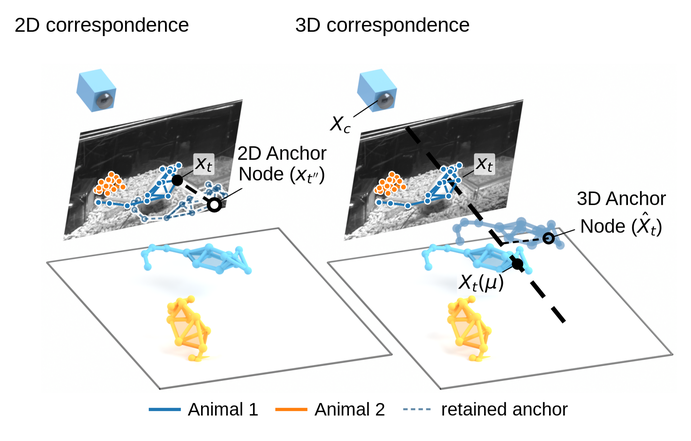
#> input picture figs/figures/drafts/figs/lucid_chen2020_style.png, 691 x 441 px, shrunk from 1436 x 916 before the run
$ python fig6_00_chen_style.py
#> lines starting #> are read from the running program, lines starting #| are printed output that depends on the picture; after the words box and inside, x2 and y2 are one past the last pixel; in counts of white or black regions, pixels touching at a corner belong together
#> in main, a is the input picture: shape (441, 691, 4) float32; mean R, G, B, A 0.9, 0.904, 0.902, 1
### figs/panels/fig2_10_hyp_illustration.py
#!/usr/bin/env python3
"""
Fig 13c -- what a cross-view grouping HYPOTHESIS actually is, next to 13b's count
of them.

13b (`fig2_03_cost_model.py`, reused verbatim as Fig 3's own "b") plots how many
hypotheses exhaustive association considers per frame -- a number, (A!)^C. It
never shows what one hypothesis IS. This panel is the Blender/matplotlib render
built in `blender-images/hyp_fig_scene.py` + `hyp_fig_style.py` (real 3-animal
SLAP-2M session 2022-10-07/10072022142111, frame 6707, real "side"+"top" cameras):
one 3D floor, two real camera views with real photos and instance overlays for
3 animals, all 3x3 candidate cross-view pairings drawn as thin grey lines, and the
3 CORRECT pairings singled out in colour as a closed triangle (image point -> real
3D centroid -> image point). Sitting beside 13b, it turns "(A!)^C hypotheses" into
"here is one hypothesis, and here is why the other eight are wrong."

Placed right after b on instruction (Eric, 2026-08-20: "add
[lucid_hyp_style_sidetop.png] to figure 3 in relation to b"). Fig 3 itself is
UNTOUCHED -- this lives only on Fig 13, the combined Fig-3+Fig-4 draft assembled
by `figs/fig2_sync.py` (see LAYOUTS[13] in assemble.py).

THIRD PASS AT THIS PANEL'S SIZE, and this one gives up on making it big.
Attempt 1 put it beside a/b at third span (Eric: "there is a lot of white space
under a and b ... extend them downwards" -- the row's height was set by this
panel and stranded a/b's shrunken content above dead space). Attempt 2 gave it
the whole page width alone (Eric: "there should be no white space on either side
of the c ... we need it all to stack" -- true, but at 180 mm tall it made the
figure enormous and was still, on its own admission, "too big"; Eric: "we must
use the real estate efficiently"). Both attempts treated this panel as
special -- entitled to a size on its own terms -- which is exactly what kept
producing a mismatched row.

THIS PASS SIZES IT LIKE EVERY OTHER SUPPORTING PANEL: std row height (52 mm),
the same height d, e, f, g, h, i, j already use, so it can share a fully-packed
row instead of anchoring one alone. Width follows from the crop's own aspect
ratio (not hardcoded, so a re-crop keeps this panel filling its box exactly --
same principle `fig1_00_render.py` uses for its two tiles), which happens to
come out near-square (~51 mm) -- see LAYOUTS[13] row 2 (c, d, e: 51 + 57.3 +
57.3 + 8 mm gutters = 173.6 of 180 mm, no dead space). It reads smaller than the
standalone versions of this figure, which is the real trade-off of packing it
at the same scale as a bar chart -- accepted so the row costs no wasted page.

SOURCE IMAGE is drawn, not measured here: regenerate it from
`blender-images/hyp_fig_prep.py` -> `blender-images/hyp_fig_scene.py`
(bpyenv) -> `figs/hyp_fig_style.py` (this repo's own compositor), which writes
`figures/drafts/figs/lucid_hyp_style_sidetop.png`. This script only crops its
thin white margin and drops it into a panel PDF on the house grid.

    python3 figs/panels/fig13_00_hyp_illustration.py
"""
import sys
from pathlib import Path

import matplotlib.image as mpimg
import matplotlib.pyplot as plt
import numpy as np

sys.path.insert(0, str(Path(__file__).resolve().parent.parent))
from src.style import ROW_H, mm, save, use  # noqa: E402

SRC = Path(__file__).resolve().parent.parent / "figures" / "drafts" / "figs" / "lucid_hyp_style_sidetop.png"

#: px of white margin kept around the measured content, and the "is it white"
#: threshold. The render's own background is flat white (not a gradient, unlike
#: the Blender cage renders in fig1_00_render.py), so a plain luminance test is
#: enough -- no gradient/saturation mask needed.
CROP_PAD = 20
WHITE_TH = 0.98


def content_crop(a, pad=CROP_PAD):
#> called with pad = 20
    L = a[:, :, :3].mean(2)
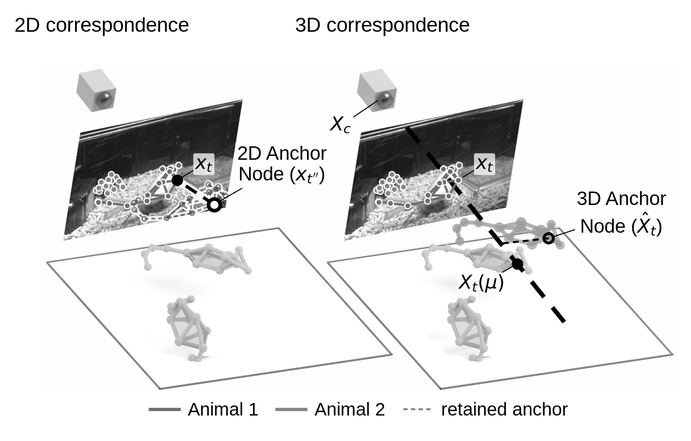
#> L: shape (441, 691) float32; min 0, max 1, mean 0.902
    mask = L < WHITE_TH
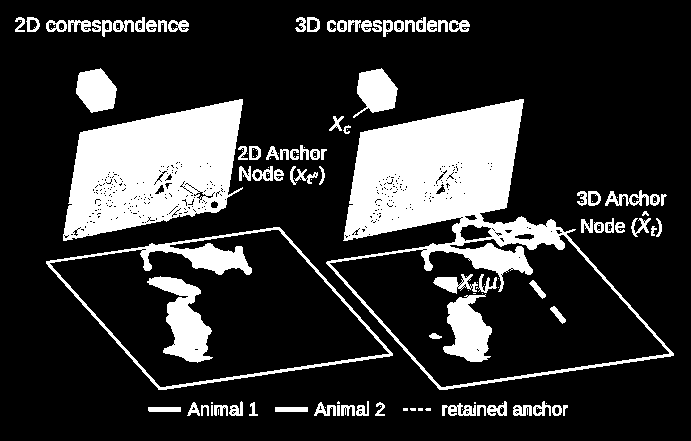
#> mask: shape (441, 691) bool; 19.6% white; 150 white regions (64 under 20 px), largest, box (x1, y1, x2, y2) and area: (326, 99, 674, 390) 22901, (63, 99, 243, 241) 16802, (46, 227, 393, 390) 4039
    ys, xs = np.where(mask)
    if not len(xs) or not len(ys):
        sys.exit("content_crop found no content — is the render empty?")
    h, w = L.shape
    return (max(0, int(xs.min()) - pad), max(0, int(ys.min()) - pad),
            min(w, int(xs.max()) + 1 + pad), min(h, int(ys.max()) + 1 + pad))


# [19 lines left out: function main, not called in this run]


# [2 lines that do not run on import are left out]

### figs/panels/fig6_00_chen_style.py
#!/usr/bin/env python3
"""
Fig 11e -- the tracker's 2D and 3D anchor correspondence, drawn Chen-2020 style,
placed directly above the fresh-anchor parameter sweep it explains.

Eric, 2026-08-25: "fig11 should have [lucid_chen2020_style.png] in it and we need
to integrate it similarly to how we integrated the diagrams in fig13 ... I just
want to have the chen2020 diagram near the fresh anchor parameter sweep so we can
explain that clearly." The diagram shows the two association cost terms as one
scene from one real frame: the 2D term against a RETAINED 2D anchor in the image
(dashed outline -- the thing the stale window evicts), and the 3D term as the
detection's back-projected ray against the 3D anchor node. The sweep row below
(fig11f, Fig 8d) varies exactly how stale that retained anchor may grow, so the
two panels are one argument: what the anchor is, then what its age costs.

Integration follows fig13's pattern exactly (`fig13_00_hyp_illustration.py`):
the source PNG is DRAWN elsewhere -- `blender-images/fig_chen_correspondence.py`
(bpyenv render) -> `figs/fig_chen2020_style.py` (this repo's compositor, which
writes `figures/drafts/figs/lucid_chen2020_style.png`; since 2026-08-25 without
internal "(a)/(b)" sub-letters, which would clash with this figure's own panel
letters) -- and this script only crops its white margin and drops it into a
panel PDF on the house grid, reusing fig13's `content_crop`.

WIDTH IS THE FIGURE'S ARITHMETIC, NOT A CHOICE, and since the same-day re-cut
("make a square on the left out of a,b,c,d ... then make the diagram big on the
right" -- Eric, 2026-08-25) the diagram spans BOTH rows of the 2x2 a-d block
beside it: with the crop's measured aspect A = 1.609, CHEN_W_MM = 91.43 is the
solution of the equal-heights equation in fig11_sync.BLOCK_W's comment (block
and diagram both 56.8 mm tall, the page exactly full). The crop aspect is
re-measured at build time and the build FAILS LOUDLY if it has drifted from the
solved value -- a silent drift would quietly reopen the whitespace this
geometry exists to close; re-solve and update both constants instead.

    python3 figs/panels/fig11_00_chen_style.py
"""
import sys
from pathlib import Path

import matplotlib.image as mpimg
import matplotlib.pyplot as plt

sys.path.insert(0, str(Path(__file__).resolve().parent.parent))
sys.path.insert(0, str(Path(__file__).resolve().parent))
from src.style import mm, save, use  # noqa: E402
from fig2_10_hyp_illustration import content_crop  # noqa: E402

SRC = (Path(__file__).resolve().parent.parent / "figures" / "drafts" / "figs"
       / "lucid_chen2020_style.png")

#: solved width (see WIDTH IS THE FIGURE'S ARITHMETIC) and the crop aspect that
#: solution assumed -- keep all three of CHEN_W_MM / SOLVED_ASPECT /
#: fig11_sync.BLOCK_W moving together.
#: RE-SOLVED three times on 2026-08-25 as the diagram's type and the block's
#: packing moved: bigger labels widened the crop (1.609 -> 1.723), stacking the
#: anchor labels narrowed it (-> 1.620), and the block's shared-key re-pack
#: (uniform 88x50 panels + a 5 mm tracker strip; fig11_sync.BLOCK_W's comment
#: has the new equation) set block 83.02 / this panel 92.98, shared height
#: 57.40.
CHEN_W_MM = 92.98
SOLVED_ASPECT = 1.620


def main():
    use()
    if not SRC.exists():
        sys.exit(f"missing {SRC} — run figs/fig_chen2020_style.py first")
    a = mpimg.imread(SRC)
    x0, y0, x1, y1 = content_crop(a)
#> x0 = 0; y0 = 0; x1 = 691; y1 = 436
    crop = a[y0:y1, x0:x1]
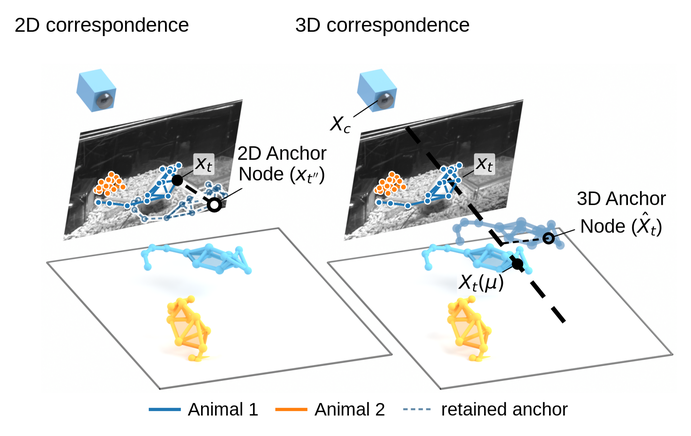
#> crop: shape (436, 691, 4) float32; mean R, G, B, A 0.898, 0.903, 0.901, 1
    aspect = crop.shape[1] / crop.shape[0]
    if abs(aspect - SOLVED_ASPECT) > 0.02:
#> (the run stopped early here; a loop or call above may not have finished)

$ run again, with figs/figures/drafts/figs/lucid_hyp_style.png copied over figs/figures/drafts/figs/lucid_chen2020_style.png
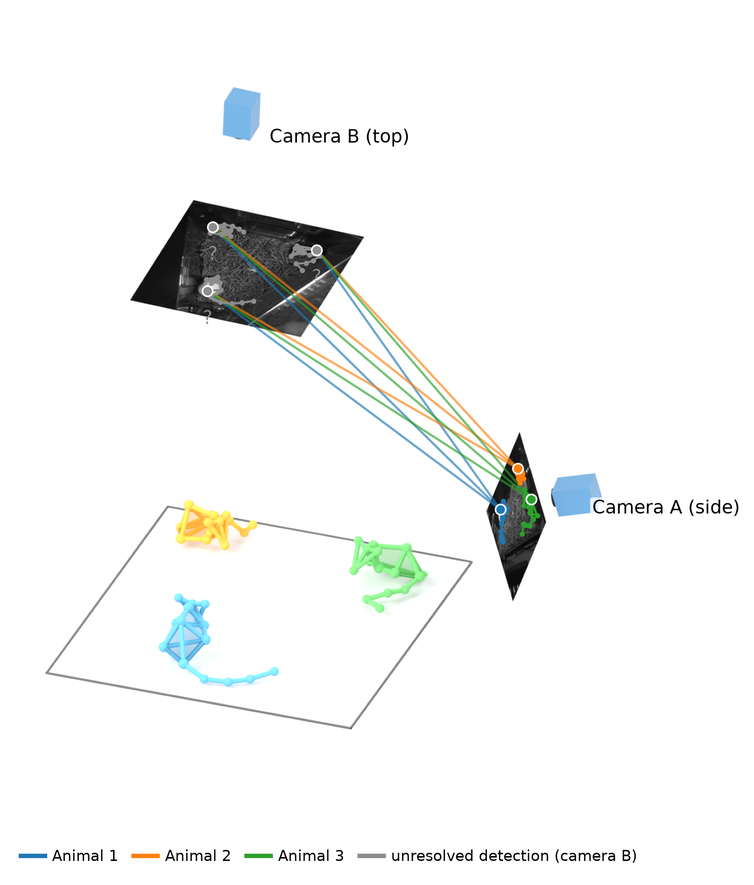
#> input picture figs/figures/drafts/figs/lucid_hyp_style.png, 754 x 885 px, shrunk from 1567 x 1840 before the run
#> in main, a is the input picture: shape (885, 754, 4) float32; mean R, G, B, A 0.956, 0.961, 0.958, 1
#> in content_crop, `mask = L < WHITE_TH`:
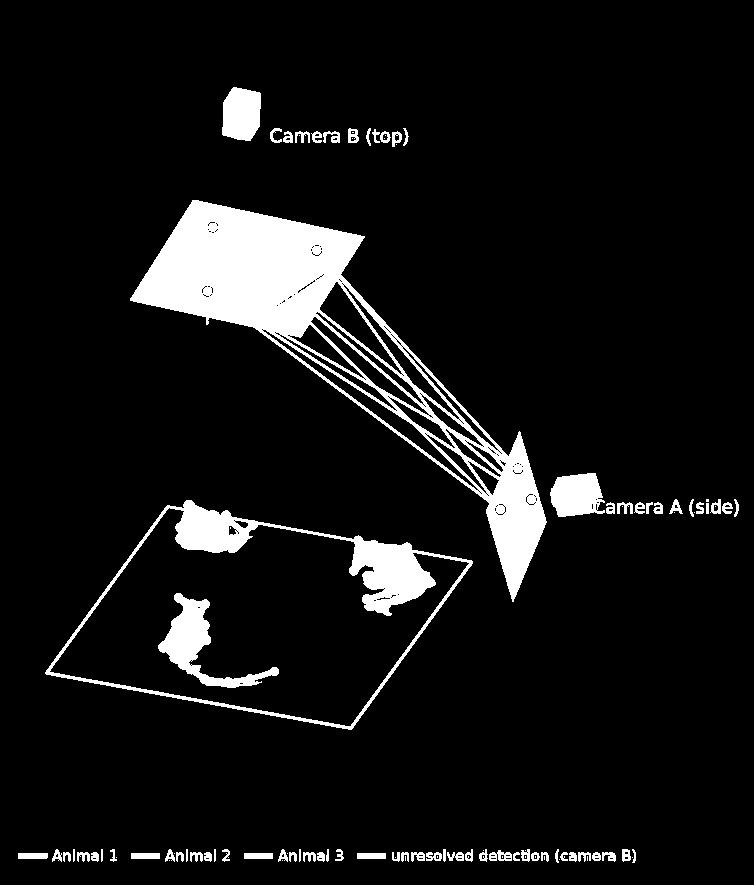
#> mask: shape (885, 754) bool; 8% white; 103 white regions (29 under 20 px), largest, box (x1, y1, x2, y2) and area: (130, 200, 547, 602) 31999, (45, 500, 473, 730) 9791, (158, 593, 279, 688) 3147
#> x0 = 0; y0 = 67; x1 = 754; y1 = 883
#> in main, `crop = a[y0:y1, x0:x1]`:
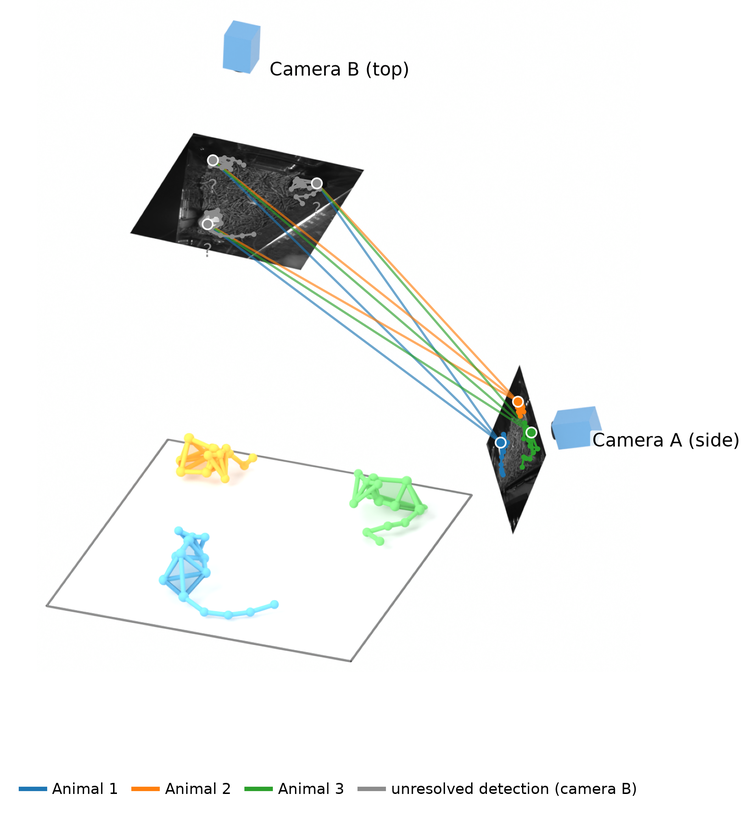
#> crop: shape (816, 754, 4) float32; mean R, G, B, A 0.953, 0.958, 0.954, 1

$ run again, with figs/figures/drafts/figs/lucid_hyp_style_toptop.png copied over figs/figures/drafts/figs/lucid_chen2020_style.png
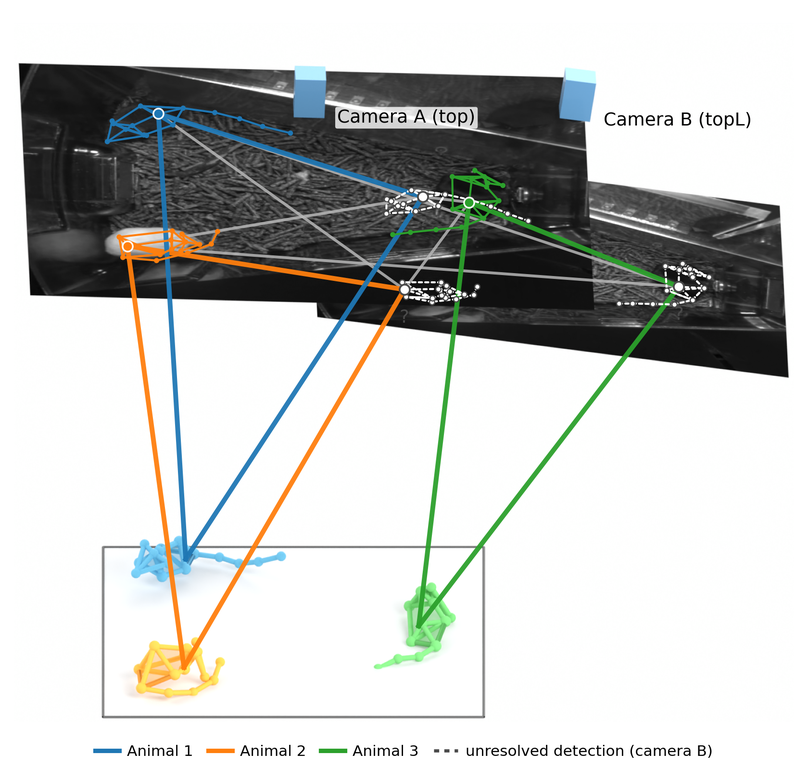
#> input picture figs/figures/drafts/figs/lucid_hyp_style_toptop.png, 808 x 779 px, shrunk from 1680 x 1620 before the run
#> in main, a is the input picture: shape (779, 808, 4) float32; mean R, G, B, A 0.774, 0.78, 0.772, 1
#> in content_crop, `mask = L < WHITE_TH`:
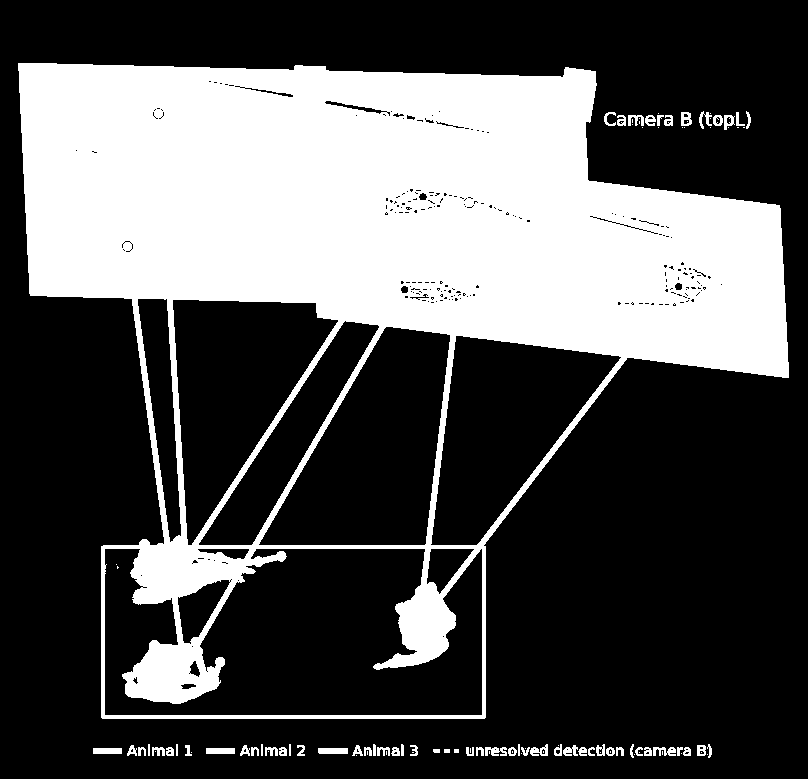
#> mask: shape (779, 808) bool; 32.4% white; 102 white regions (40 under 20 px), largest, box (x1, y1, x2, y2) and area: (18, 63, 789, 719) 199691, (318, 748, 348, 754) 179, (93, 748, 122, 754) 174
#> x0 = 0; y0 = 43; x1 = 808; y1 = 778
#> in main, `crop = a[y0:y1, x0:x1]`:
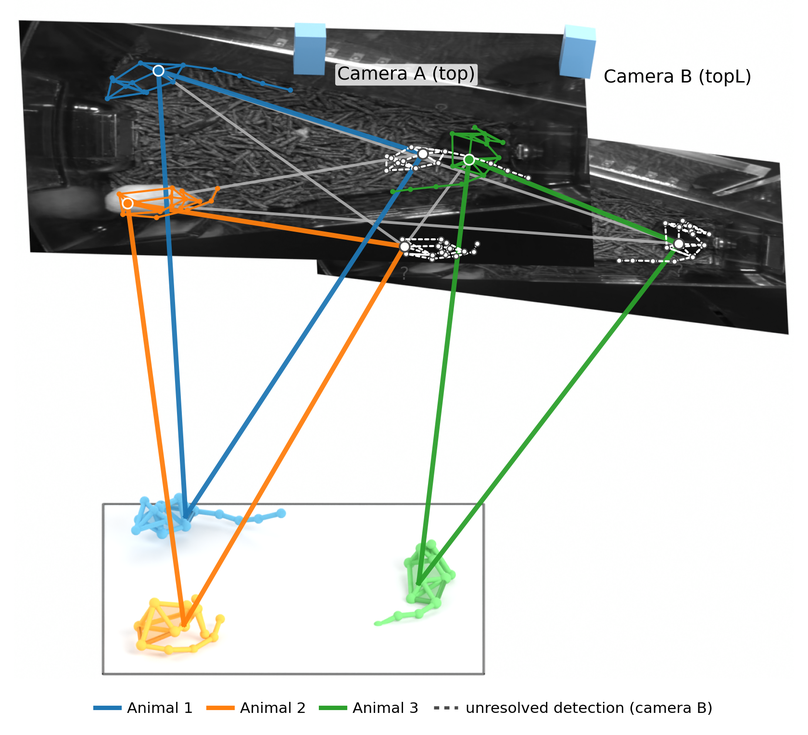
#> crop: shape (735, 808, 4) float32; mean R, G, B, A 0.76, 0.767, 0.758, 1
